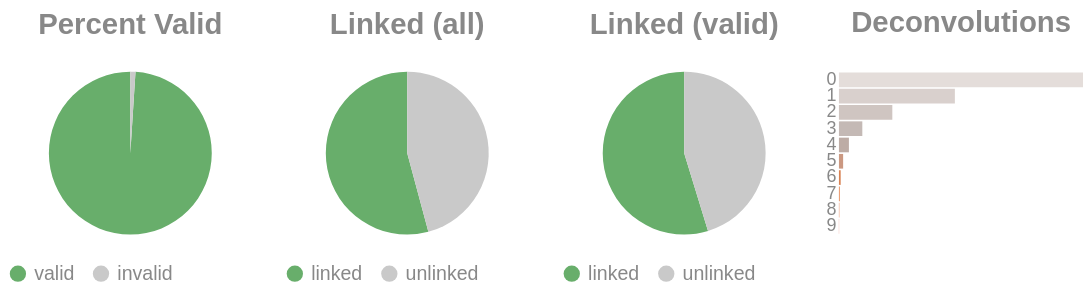

Here is the notebook cell this chart was saved with:
### Code cell
if SKIPLR:
    pass
else:
    clash = Counter()
    for i in valids['molecule'].to_list():
        _mol = i.split("-")
        if len(_mol) == 1:
            clash.update('0')
        else:
            clash.update(_mol[-1])

    _d = {"deconvolutions": [], 'count': []}
    for k,v in clash.items():
        _d['deconvolutions'].append(k)
        _d['count'].append(v)

    tot_valid = valids['reads'].sum()
    mask = valids['reads'] >= 2
    n_linked_reads = valids.filter(mask)['reads'].sum()
    if n_linked_reads == 0:
        print_html("No linked molecules (>=2 reads) were detected; skipping linked-only distributions.")
        SKIPLR = True
    else:
        perc_valid = round(tot_valid / n_reads, 4)
        linked_perc_abs = round(n_linked_reads / n_reads, 4)
        linked_perc = round(n_linked_reads / tot_valid, 4)

    _valid = pl.DataFrame({"valids": ['valid', 'invalid'], "count": [tot_valid, n_reads - tot_valid]})
    _linked_abs = pl.DataFrame({"linked (absolute)": ['linked', 'unlinked'], "count": [n_linked_reads, n_reads - n_linked_reads]})
    _linked_rel = pl.DataFrame({"linked (valids)": ['linked', 'unlinked'], "count": [n_linked_reads, tot_valid - n_linked_reads]})

    (
        alt.hconcat(
            piechart(_valid, goodval = 'valid', title = "Percent Valid"),
            piechart(_linked_abs, goodval = "linked", title =  "Linked (all)"),
            piechart(_linked_rel, goodval = "linked", title =  "Linked (valid)"),
            convolutionbar(pl.DataFrame(_d), title = "Deconvolutions"),
            center = True,
            bounds = 'flush'
        )
        .resolve_scale(color='independent')
        .resolve_legend('independent')
        .properties(usermeta={'embedOptions': {"actions": False}})
    ).display()

### Figure 1 — Vega-Lite specification as saved in the notebook (floating-point values rounded to 4 significant figures)
{"width": "container", "height": 400, "config": {"title": {"anchor": "start", "dy": -15, "fontSize": 18, "color": "#888888", "subtitleColor": "#888888", "subtitleFontSize": 14}, "arc": {"fill": "#0072B2"}, "axis": {"domainColor": "#888888", "domainWidth": 0.5, "gridWidth": 0.2, "grid": false, "titleFontWeight": 400, "titleFontSize": 15, "labelFontSize": 11, "labelColor": "#888888", "tickColor": "#888888", "tickWidth": 0.2, "titleColor": "#888888"}, "axisBand": {"grid": false}, "axisX": {"grid": true, "tickSize": 10, "domainCap": "round"}, "axisY": {"domain": false, "grid": true, "tickSize": 0, "domainCap": "round"}, "background": "transparent", "header": {"labelFontSize": 15, "labelColor": "#888888", "titleFontSize": 15, "titleFontWeight": 600, "titleColor": "#888888"}, "legend": {"labelFont": "sans-serif", "labelFontSize": 12, "labelColor": "#888888", "symbolSize": 100, "symbolType": "circle", "titleFontSize": 12, "titlePadding": 10, "titleColor": "#888888", "title": null}, "range": {"category": ["#E69F00", "#56B4E9", "#009E73", "#F0E442", "#0072B2", "#D55E00", "#CC79A7", "#000000"], "diverging": ["#cfe8f3", "#a2d4ec", "#73bfe2", "#46abdb", "#1696d2", "#12719e"]}, "area": {"fill": "#0072B2", "fillOpacity": 0.7, "line": true, "strokeOpacity": 0.7}, "line": {"color": "#0072B2", "stroke": "#0072B2", "strokeWidth": 2}, "trail": {"color": "#0072B2", "stroke": "#0072B2", "strokeWidth": 0, "size": 1}, "point": {"filled": true, "fillOpacity": 1.0, "size": 95}, "text": {"color": "#888888", "fontSize": 11, "align": "right", "fontWeight": 400, "size": 11}, "bar": {"fill": "#0072B2", "stroke": null}, "view": {"stroke": null, "continuousWidth": 660, "continuousHeight": 400}}, "hconcat": [{"data": {"name": "data-2ac20a2d4f35843d16b8f2db5adf0be7"}, "mark": {"type": "arc"}, "encoding": {"color": {"field": "valids", "legend": {"orient": "bottom", "title": null}, "scale": {"domain": ["valid", "invalid"], "range": ["#68ae6b", "#C9C9C9"]}, "title": "Valids", "type": "nominal"}, "theta": {"field": "count", "type": "quantitative"}, "tooltip": [{"field": "valids", "title": "Valids", "type": "ordinal"}, {"field": "percent", "format": ".2%", "title": "Percent", "type": "quantitative"}, {"field": "count", "title": "Count", "type": "quantitative"}]}, "height": 100, "title": {"text": "Percent Valid", "align": "center", "anchor": "middle"}, "transform": [{"calculate": "datum.count / 4075677", "as": "percent"}], "width": 150}, {"data": {"name": "data-1a9f74e34452d3e960fdd1cf874da0e7"}, "mark": {"type": "arc"}, "encoding": {"color": {"field": "linked (absolute)", "legend": {"orient": "bottom", "title": null}, "scale": {"domain": ["linked", "unlinked"], "range": ["#68ae6b", "#C9C9C9"]}, "title": "Linked (Absolute)", "type": "nominal"}, "theta": {"field": "count", "type": "quantitative"}, "tooltip": [{"field": "linked (absolute)", "title": "Linked (Absolute)", "type": "ordinal"}, {"field": "percent", "format": ".2%", "title": "Percent", "type": "quantitative"}, {"field": "count", "title": "Count", "type": "quantitative"}]}, "height": 100, "title": {"text": "Linked (all)", "align": "center", "anchor": "middle"}, "transform": [{"calculate": "datum.count / 4075677", "as": "percent"}], "width": 150}, {"data": {"name": "data-ef357abae770987281321813835b3e1a"}, "mark": {"type": "arc"}, "encoding": {"color": {"field": "linked (valids)", "legend": {"orient": "bottom", "title": null}, "scale": {"domain": ["linked", "unlinked"], "range": ["#68ae6b", "#C9C9C9"]}, "title": "Linked (Valids)", "type": "nominal"}, "theta": {"field": "count", "type": "quantitative"}, "tooltip": [{"field": "linked (valids)", "title": "Linked (Valids)", "type": "ordinal"}, {"field": "percent", "format": ".2%", "title": "Percent", "type": "quantitative"}, {"field": "count", "title": "Count", "type": "quantitative"}]}, "height": 100, "title": {"text": "Linked (valid)", "align": "center", "anchor": "middle"}, "transform": [{"calculate": "datum.count / 4034345", "as": "percent"}], "width": 150}, {"data": {"name": "data-23afcbd4d5689235f0c77fa0f30558c5"}, "mark": {"type": "bar"}, "encoding": {"color": {"field": "deconvolutions", "legend": null, "scale": {"scheme": "lightgreyred"}, "type": "nominal"}, "tooltip": [{"field": "deconvolutions", "title": "Deconvolutions", "type": "ordinal"}, {"field": "percent", "format": ".2%", "title": "Percent", "type": "quantitative"}, {"field": "count", "title": "Count", "type": "quantitative"}], "x": {"axis": null, "field": "count", "type": "quantitative"}, "y": {"field": "deconvolutions", "sort": "ascending", "title": null, "type": "nominal"}}, "height": 100, "title": {"text": "Deconvolutions", "align": "center", "anchor": "middle"}, "transform": [{"calculate": "datum.count / 2600271", "as": "percent"}], "width": 150}], "bounds": "flush", "center": true, "resolve": {"legend": {"angle": "independent"}, "scale": {"color": "independent"}}, "usermeta": {"embedOptions": {"actions": false}}, "$schema": "https://vega.github.io/schema/vega-lite/v6.4.1.json", "datasets": {"data-2ac20a2d4f35843d16b8f2db5adf0be7": [{"valids": "valid", "count": 4034345}, {"valids": "invalid", "count": 41332}], "data-1a9f74e34452d3e960fdd1cf874da0e7": [{"linked (absolute)": "linked", "count": 2208049}, {"linked (absolute)": "unlinked", "count": 1867628}], "data-ef357abae770987281321813835b3e1a": [{"linked (valids)": "linked", "count": 2208049}, {"linked (valids)": "unlinked", "count": 1826296}], "data-23afcbd4d5689235f0c77fa0f30558c5": [{"deconvolutions": "0", "count": 1398508}, {"deconvolutions": "1", "count": 664234}, {"deconvolutions": "2", "count": 305871}, {"deconvolutions": "3", "count": 133981}, {"deconvolutions": "4", "count": 57162}, {"deconvolutions": "5", "count": 24041}, {"deconvolutions": "6", "count": 9996}, {"deconvolutions": "7", "count": 4035}, {"deconvolutions": "8", "count": 1727}, {"deconvolutions": "9", "count": 716}]}}
